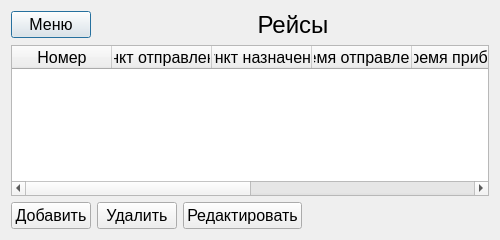
<?xml version="1.0" encoding="UTF-8"?>
<ui version="4.0">
 <class>MainDialog</class>
 <widget class="QDialog" name="MainDialog">
  <property name="geometry">
   <rect>
    <x>0</x>
    <y>0</y>
    <width>500</width>
    <height>240</height>
   </rect>
  </property>
  <property name="font">
   <font>
    <pointsize>12</pointsize>
   </font>
  </property>
  <property name="windowTitle">
   <string>ИС Аэропорт</string>
  </property>
  <layout class="QVBoxLayout" name="verticalLayout">
   <item>
    <layout class="QHBoxLayout" name="horizontalLayout">
     <item>
      <widget class="QPushButton" name="menuButton">
       <property name="sizePolicy">
        <sizepolicy hsizetype="Fixed" vsizetype="Fixed">
         <horstretch>0</horstretch>
         <verstretch>0</verstretch>
        </sizepolicy>
       </property>
       <property name="text">
        <string>Меню</string>
       </property>
      </widget>
     </item>
     <item>
      <widget class="QLabel" name="titleLabel">
       <property name="font">
        <font>
         <pointsize>18</pointsize>
        </font>
       </property>
       <property name="text">
        <string>Рейсы</string>
       </property>
       <property name="alignment">
        <set>Qt::AlignCenter</set>
       </property>
      </widget>
     </item>
    </layout>
   </item>
   <item>
    <widget class="QTableWidget" name="flightTableWidget">
     <property name="sizeAdjustPolicy">
      <enum>QAbstractScrollArea::AdjustIgnored</enum>
     </property>
     <property name="autoScroll">
      <bool>true</bool>
     </property>
     <property name="editTriggers">
      <set>QAbstractItemView::NoEditTriggers</set>
     </property>
     <property name="tabKeyNavigation">
      <bool>true</bool>
     </property>
     <property name="showDropIndicator" stdset="0">
      <bool>true</bool>
     </property>
     <property name="dragEnabled">
      <bool>false</bool>
     </property>
     <property name="alternatingRowColors">
      <bool>true</bool>
     </property>
     <property name="selectionBehavior">
      <enum>QAbstractItemView::SelectRows</enum>
     </property>
     <property name="showGrid">
      <bool>true</bool>
     </property>
     <property name="cornerButtonEnabled">
      <bool>true</bool>
     </property>
     <attribute name="horizontalHeaderCascadingSectionResizes">
      <bool>false</bool>
     </attribute>
     <attribute name="horizontalHeaderMinimumSectionSize">
      <number>17</number>
     </attribute>
     <attribute name="horizontalHeaderHighlightSections">
      <bool>false</bool>
     </attribute>
     <attribute name="horizontalHeaderShowSortIndicator" stdset="0">
      <bool>false</bool>
     </attribute>
     <attribute name="horizontalHeaderStretchLastSection">
      <bool>true</bool>
     </attribute>
     <attribute name="verticalHeaderVisible">
      <bool>false</bool>
     </attribute>
     <attribute name="verticalHeaderMinimumSectionSize">
      <number>17</number>
     </attribute>
     <column>
      <property name="text">
       <string>Номер</string>
      </property>
      <property name="font">
       <font>
        <pointsize>12</pointsize>
       </font>
      </property>
     </column>
     <column>
      <property name="text">
       <string>Пункт отправления</string>
      </property>
      <property name="font">
       <font>
        <pointsize>12</pointsize>
       </font>
      </property>
     </column>
     <column>
      <property name="text">
       <string>Пункт назначения</string>
      </property>
      <property name="font">
       <font>
        <pointsize>12</pointsize>
       </font>
      </property>
     </column>
     <column>
      <property name="text">
       <string>Время отправления</string>
      </property>
      <property name="font">
       <font>
        <pointsize>12</pointsize>
       </font>
      </property>
     </column>
     <column>
      <property name="text">
       <string>Время прибытия</string>
      </property>
      <property name="font">
       <font>
        <pointsize>12</pointsize>
       </font>
      </property>
     </column>
     <column>
      <property name="text">
       <string>Марка самолёта</string>
      </property>
      <property name="font">
       <font>
        <pointsize>12</pointsize>
       </font>
      </property>
     </column>
     <column>
      <property name="text">
       <string>Число мест</string>
      </property>
      <property name="font">
       <font>
        <pointsize>12</pointsize>
       </font>
      </property>
     </column>
     <column>
      <property name="text">
       <string>Число свободных мест</string>
      </property>
      <property name="font">
       <font>
        <pointsize>12</pointsize>
       </font>
      </property>
     </column>
    </widget>
   </item>
   <item>
    <layout class="QHBoxLayout" name="horizontalLayout_2">
     <item>
      <widget class="QPushButton" name="addButton">
       <property name="text">
        <string>Добавить</string>
       </property>
      </widget>
     </item>
     <item>
      <widget class="QPushButton" name="delButton">
       <property name="text">
        <string>Удалить</string>
       </property>
      </widget>
     </item>
     <item>
      <widget class="QPushButton" name="editButton">
       <property name="text">
        <string>Редактировать</string>
       </property>
      </widget>
     </item>
     <item>
      <spacer name="horizontalSpacer_2">
       <property name="orientation">
        <enum>Qt::Horizontal</enum>
       </property>
       <property name="sizeHint" stdset="0">
        <size>
         <width>40</width>
         <height>20</height>
        </size>
       </property>
      </spacer>
     </item>
    </layout>
   </item>
  </layout>
 </widget>
 <resources/>
 <connections/>
</ui>
